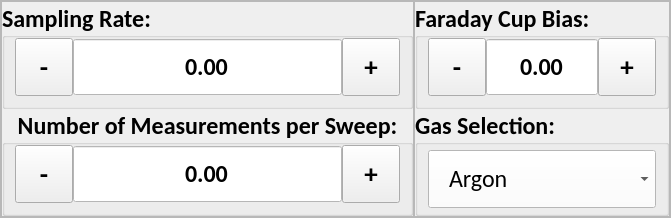
         <widget class="QFrame" name="frame_11">
          <property name="frameShape">
           <enum>QFrame::StyledPanel</enum>
          </property>
          <property name="frameShadow">
           <enum>QFrame::Raised</enum>
          </property>
          <layout class="QHBoxLayout" name="horizontalLayout_18">
           <property name="spacing">
            <number>0</number>
           </property>
           <property name="leftMargin">
            <number>0</number>
           </property>
           <property name="topMargin">
            <number>0</number>
           </property>
           <property name="rightMargin">
            <number>0</number>
           </property>
           <property name="bottomMargin">
            <number>0</number>
           </property>
           <item>
            <widget class="QFrame" name="frame_12">
             <property name="frameShape">
              <enum>QFrame::StyledPanel</enum>
             </property>
             <property name="frameShadow">
              <enum>QFrame::Raised</enum>
             </property>
             <layout class="QVBoxLayout" name="verticalLayout_13">
              <property name="spacing">
               <number>0</number>
              </property>
              <property name="leftMargin">
               <number>0</number>
              </property>
              <property name="topMargin">
               <number>0</number>
              </property>
              <property name="rightMargin">
               <number>0</number>
              </property>
              <property name="bottomMargin">
               <number>0</number>
              </property>
              <item>
               <widget class="QGroupBox" name="hea_sampling_rate_gb">
                <property name="font">
                 <font>
                  <family>Calibri</family>
                  <pointsize>18</pointsize>
                  <weight>75</weight>
                  <bold>true</bold>
                 </font>
                </property>
                <property name="styleSheet">
                 <string notr="true"/>
                </property>
                <property name="title">
                 <string>Sampling Rate:</string>
                </property>
                <property name="alignment">
                 <set>Qt::AlignLeading|Qt::AlignLeft|Qt::AlignVCenter</set>
                </property>
                <layout class="QHBoxLayout" name="horizontalLayout_19">
                 <property name="spacing">
                  <number>0</number>
                 </property>
                 <property name="leftMargin">
                  <number>10</number>
                 </property>
                 <property name="topMargin">
                  <number>0</number>
                 </property>
                 <property name="rightMargin">
                  <number>10</number>
                 </property>
                 <property name="bottomMargin">
                  <number>10</number>
                 </property>
                 <item>
                  <widget class="QToolButton" name="hea_sampling_rate_minus">
                   <property name="minimumSize">
                    <size>
                     <width>58</width>
                     <height>58</height>
                    </size>
                   </property>
                   <property name="maximumSize">
                    <size>
                     <width>58</width>
                     <height>58</height>
                    </size>
                   </property>
                   <property name="font">
                    <font>
                     <pointsize>20</pointsize>
                     <weight>75</weight>
                     <bold>true</bold>
                    </font>
                   </property>
                   <property name="text">
                    <string>-</string>
                   </property>
                  </widget>
                 </item>
                 <item>
                  <widget class="QDoubleSpinBox" name="hea_sampling_rate_input">
                   <property name="minimumSize">
                    <size>
                     <width>0</width>
                     <height>58</height>
                    </size>
                   </property>
                   <property name="maximumSize">
                    <size>
                     <width>1000</width>
                     <height>58</height>
                    </size>
                   </property>
                   <property name="font">
                    <font>
                     <family>Calibri</family>
                     <pointsize>18</pointsize>
                    </font>
                   </property>
                   <property name="focusPolicy">
                    <enum>Qt::NoFocus</enum>
                   </property>
                   <property name="layoutDirection">
                    <enum>Qt::LeftToRight</enum>
                   </property>
                   <property name="styleSheet">
                    <string notr="true">QDoubleSpinBox {
	background-color: #FFFFFF;
}</string>
                   </property>
                   <property name="alignment">
                    <set>Qt::AlignCenter</set>
                   </property>
                   <property name="readOnly">
                    <bool>true</bool>
                   </property>
                   <property name="buttonSymbols">
                    <enum>QAbstractSpinBox::NoButtons</enum>
                   </property>
                   <property name="correctionMode">
                    <enum>QAbstractSpinBox::CorrectToPreviousValue</enum>
                   </property>
                   <property name="showGroupSeparator" stdset="0">
                    <bool>false</bool>
                   </property>
                   <property name="decimals">
                    <number>2</number>
                   </property>
                   <property name="minimum">
                    <double>-10000.000000000000000</double>
                   </property>
                   <property name="maximum">
                    <double>10000.000000000000000</double>
                   </property>
                  </widget>
                 </item>
                 <item>
                  <widget class="QToolButton" name="hea_sampling_rate_plus">
                   <property name="minimumSize">
                    <size>
                     <width>58</width>
                     <height>58</height>
                    </size>
                   </property>
                   <property name="maximumSize">
                    <size>
                     <width>16777215</width>
                     <height>58</height>
                    </size>
                   </property>
                   <property name="font">
                    <font>
                     <pointsize>20</pointsize>
                     <weight>75</weight>
                     <bold>true</bold>
                    </font>
                   </property>
                   <property name="focusPolicy">
                    <enum>Qt::NoFocus</enum>
                   </property>
                   <property name="text">
                    <string>+</string>
                   </property>
                  </widget>
                 </item>
                </layout>
               </widget>
              </item>
              <item>
               <widget class="QGroupBox" name="hea_num_measurements_gb">
                <property name="font">
                 <font>
                  <family>Calibri</family>
                  <pointsize>18</pointsize>
                  <weight>75</weight>
                  <bold>true</bold>
                 </font>
                </property>
                <property name="title">
                 <string>Number of Measurements per Sweep:</string>
                </property>
                <property name="alignment">
                 <set>Qt::AlignCenter</set>
                </property>
                <layout class="QHBoxLayout" name="horizontalLayout_20">
                 <property name="spacing">
                  <number>0</number>
                 </property>
                 <property name="leftMargin">
                  <number>10</number>
                 </property>
                 <property name="topMargin">
                  <number>0</number>
                 </property>
                 <property name="rightMargin">
                  <number>10</number>
                 </property>
                 <property name="bottomMargin">
                  <number>10</number>
                 </property>
                 <item>
                  <widget class="QToolButton" name="hea_num_measurements_minus">
                   <property name="minimumSize">
                    <size>
                     <width>58</width>
                     <height>58</height>
                    </size>
                   </property>
                   <property name="maximumSize">
                    <size>
                     <width>58</width>
                     <height>58</height>
                    </size>
                   </property>
                   <property name="font">
                    <font>
                     <pointsize>20</pointsize>
                     <weight>75</weight>
                     <bold>true</bold>
                    </font>
                   </property>
                   <property name="text">
                    <string>-</string>
                   </property>
                  </widget>
                 </item>
                 <item>
                  <widget class="QDoubleSpinBox" name="hea_num_measurements_input">
                   <property name="minimumSize">
                    <size>
                     <width>0</width>
                     <height>58</height>
                    </size>
                   </property>
                   <property name="maximumSize">
                    <size>
                     <width>1000</width>
                     <height>58</height>
                    </size>
                   </property>
                   <property name="font">
                    <font>
                     <family>Calibri</family>
                     <pointsize>18</pointsize>
                    </font>
                   </property>
                   <property name="styleSheet">
                    <string notr="true">QDoubleSpinBox {
	background-color: #FFFFFF;
}</string>
                   </property>
                   <property name="alignment">
                    <set>Qt::AlignCenter</set>
                   </property>
                   <property name="readOnly">
                    <bool>true</bool>
                   </property>
                   <property name="buttonSymbols">
                    <enum>QAbstractSpinBox::NoButtons</enum>
                   </property>
                   <property name="correctionMode">
                    <enum>QAbstractSpinBox::CorrectToPreviousValue</enum>
                   </property>
                   <property name="showGroupSeparator" stdset="0">
                    <bool>false</bool>
                   </property>
                   <property name="decimals">
                    <number>2</number>
                   </property>
                   <property name="minimum">
                    <double>-10000.000000000000000</double>
                   </property>
                   <property name="maximum">
                    <double>10000.000000000000000</double>
                   </property>
                  </widget>
                 </item>
                 <item>
                  <widget class="QToolButton" name="hea_num_measurements_plus">
                   <property name="minimumSize">
                    <size>
                     <width>58</width>
                     <height>58</height>
                    </size>
                   </property>
                   <property name="maximumSize">
                    <size>
                     <width>16777215</width>
                     <height>58</height>
                    </size>
                   </property>
                   <property name="font">
                    <font>
                     <pointsize>20</pointsize>
                     <weight>75</weight>
                     <bold>true</bold>
                    </font>
                   </property>
                   <property name="focusPolicy">
                    <enum>Qt::NoFocus</enum>
                   </property>
                   <property name="text">
                    <string>+</string>
                   </property>
                  </widget>
                 </item>
                </layout>
               </widget>
              </item>
             </layout>
            </widget>
           </item>
           <item>
            <widget class="QFrame" name="frame_13">
             <property name="frameShape">
              <enum>QFrame::StyledPanel</enum>
             </property>
             <property name="frameShadow">
              <enum>QFrame::Raised</enum>
             </property>
             <layout class="QVBoxLayout" name="verticalLayout_14">
              <property name="spacing">
               <number>0</number>
              </property>
              <property name="leftMargin">
               <number>0</number>
              </property>
              <property name="topMargin">
               <number>0</number>
              </property>
              <property name="rightMargin">
               <number>0</number>
              </property>
              <property name="bottomMargin">
               <number>0</number>
              </property>
              <item>
               <widget class="QGroupBox" name="hea_faraday_cup_bias_gb">
                <property name="font">
                 <font>
                  <family>Calibri</family>
                  <pointsize>18</pointsize>
                  <weight>75</weight>
                  <bold>true</bold>
                 </font>
                </property>
                <property name="styleSheet">
                 <string notr="true"/>
                </property>
                <property name="title">
                 <string>Faraday Cup Bias:</string>
                </property>
                <property name="alignment">
                 <set>Qt::AlignLeading|Qt::AlignLeft|Qt::AlignVCenter</set>
                </property>
                <layout class="QHBoxLayout" name="horizontalLayout_21">
                 <property name="spacing">
                  <number>0</number>
                 </property>
                 <property name="leftMargin">
                  <number>10</number>
                 </property>
                 <property name="topMargin">
                  <number>0</number>
                 </property>
                 <property name="rightMargin">
                  <number>10</number>
                 </property>
                 <property name="bottomMargin">
                  <number>10</number>
                 </property>
                 <item>
                  <widget class="QToolButton" name="hea_faraday_cup_bias_minus">
                   <property name="minimumSize">
                    <size>
                     <width>58</width>
                     <height>58</height>
                    </size>
                   </property>
                   <property name="maximumSize">
                    <size>
                     <width>58</width>
                     <height>58</height>
                    </size>
                   </property>
                   <property name="font">
                    <font>
                     <pointsize>20</pointsize>
                     <weight>75</weight>
                     <bold>true</bold>
                    </font>
                   </property>
                   <property name="text">
                    <string>-</string>
                   </property>
                  </widget>
                 </item>
                 <item>
                  <widget class="QDoubleSpinBox" name="hea_faraday_cup_bias_input">
                   <property name="minimumSize">
                    <size>
                     <width>0</width>
                     <height>58</height>
                    </size>
                   </property>
                   <property name="maximumSize">
                    <size>
                     <width>1000</width>
                     <height>58</height>
                    </size>
                   </property>
                   <property name="font">
                    <font>
                     <family>Calibri</family>
                     <pointsize>18</pointsize>
                    </font>
                   </property>
                   <property name="focusPolicy">
                    <enum>Qt::NoFocus</enum>
                   </property>
                   <property name="layoutDirection">
                    <enum>Qt::LeftToRight</enum>
                   </property>
                   <property name="styleSheet">
                    <string notr="true">QDoubleSpinBox {
	background-color: #FFFFFF;
}</string>
                   </property>
                   <property name="alignment">
                    <set>Qt::AlignCenter</set>
                   </property>
                   <property name="readOnly">
                    <bool>true</bool>
                   </property>
                   <property name="buttonSymbols">
                    <enum>QAbstractSpinBox::NoButtons</enum>
                   </property>
                   <property name="correctionMode">
                    <enum>QAbstractSpinBox::CorrectToPreviousValue</enum>
                   </property>
                   <property name="showGroupSeparator" stdset="0">
                    <bool>false</bool>
                   </property>
                   <property name="decimals">
                    <number>2</number>
                   </property>
                   <property name="minimum">
                    <double>-10000.000000000000000</double>
                   </property>
                   <property name="maximum">
                    <double>10000.000000000000000</double>
                   </property>
                  </widget>
                 </item>
                 <item>
                  <widget class="QToolButton" name="hea_faraday_cup_bias_plus">
                   <property name="minimumSize">
                    <size>
                     <width>58</width>
                     <height>58</height>
                    </size>
                   </property>
                   <property name="maximumSize">
                    <size>
                     <width>16777215</width>
                     <height>58</height>
                    </size>
                   </property>
                   <property name="font">
                    <font>
                     <pointsize>20</pointsize>
                     <weight>75</weight>
                     <bold>true</bold>
                    </font>
                   </property>
                   <property name="focusPolicy">
                    <enum>Qt::NoFocus</enum>
                   </property>
                   <property name="text">
                    <string>+</string>
                   </property>
                  </widget>
                 </item>
                </layout>
               </widget>
              </item>
              <item>
               <widget class="QGroupBox" name="hea_gas_select_gb">
                <property name="font">
                 <font>
                  <family>Calibri</family>
                  <pointsize>18</pointsize>
                  <weight>75</weight>
                  <bold>true</bold>
                 </font>
                </property>
                <property name="styleSheet">
                 <string notr="true"/>
                </property>
                <property name="title">
                 <string>Gas Selection:</string>
                </property>
                <property name="alignment">
                 <set>Qt::AlignLeading|Qt::AlignLeft|Qt::AlignVCenter</set>
                </property>
                <layout class="QVBoxLayout" name="verticalLayout_33">
                 <property name="spacing">
                  <number>0</number>
                 </property>
                 <property name="leftMargin">
                  <number>10</number>
                 </property>
                 <property name="topMargin">
                  <number>0</number>
                 </property>
                 <property name="rightMargin">
                  <number>10</number>
                 </property>
                 <property name="bottomMargin">
                  <number>0</number>
                 </property>
                 <item>
                  <widget class="QComboBox" name="hea_gas_select_cb">
                   <property name="minimumSize">
                    <size>
                     <width>0</width>
                     <height>58</height>
                    </size>
                   </property>
                   <property name="maximumSize">
                    <size>
                     <width>1000</width>
                     <height>58</height>
                    </size>
                   </property>
                   <property name="font">
                    <font>
                     <family>Calibri</family>
                     <pointsize>18</pointsize>
                     <weight>50</weight>
                     <bold>false</bold>
                    </font>
                   </property>
                   <property name="cursor">
                    <cursorShape>PointingHandCursor</cursorShape>
                   </property>
                   <property name="styleSheet">
                    <string notr="true">QComboBox {
	background-color: #FFFFFF;
	padding-left: 20px;
	text-align: left;
}

QComboBox:focus {
    outline: none; 
    border: 1px solid gray;
}

QComboBox QAbstractItemView {
    selection-background-color: white;
    selection-color: black; 
}
</string>
                   </property>
                   <property name="frame">
                    <bool>true</bool>
                   </property>
                   <item>
                    <property name="text">
                     <string>Argon</string>
                    </property>
                   </item>
                   <item>
                    <property name="text">
                     <string>Helium</string>
                    </property>
                   </item>
                   <item>
                    <property name="text">
                     <string>Nitrogen</string>
                    </property>
                   </item>
                   <item>
                    <property name="text">
                     <string>CO2</string>
                    </property>
                   </item>
                   <item>
                    <property name="text">
                     <string>Oxygen</string>
                    </property>
                   </item>
                   <item>
                    <property name="text">
                     <string>Hydrogen</string>
                    </property>
                   </item>
                  </widget>
                 </item>
                </layout>
               </widget>
              </item>
             </layout>
            </widget>
           </item>
          </layout>
         </widget>
